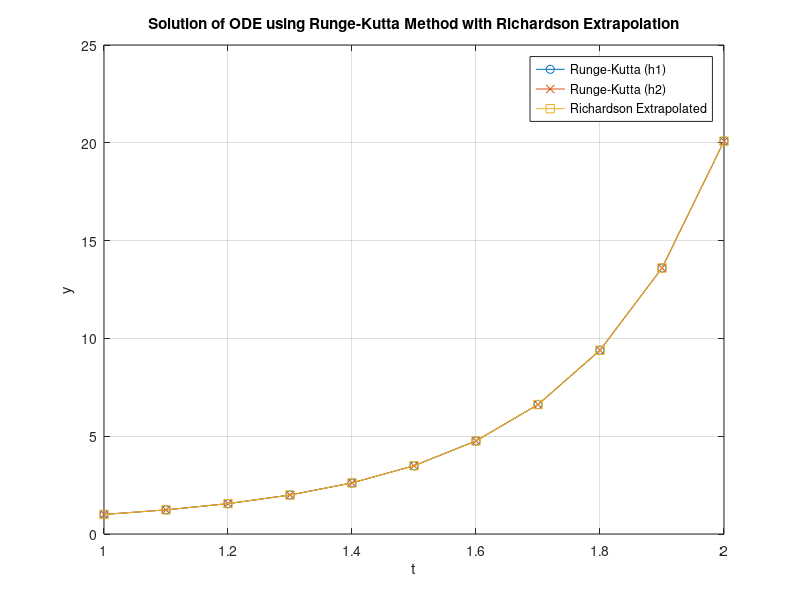

Recreate this plot in MATLAB.
% Define the differential equation dy/dt = 2ty
f = @(t, y) 2 * t * y;

% Initial conditions
t0 = 1;   % Initial time
y0 = 1;   % Initial value of the solution

% Number of steps and initial step size
n = 10;  % Number of steps
h1 = 0.1;  % Initial step size
h2 = h1 / 2;  % Refined step size

% Initialize arrays to store the solution
t1 = t0:h1:(t0 + h1 * n);
y1 = zeros(1, n+1);
y1(1) = y0;

t2 = t0:h2:(t0 + h2 * 2 * n);
y2 = zeros(1, 2*n+1);
y2(1) = y0;

% Runge-Kutta method (RK4) loop for step size h1
for i = 1:n
    k1 = h1 * f(t1(i), y1(i));
    k2 = h1 * f(t1(i) + h1/2, y1(i) + k1/2);
    k3 = h1 * f(t1(i) + h1/2, y1(i) + k2/2);
    k4 = h1 * f(t1(i) + h1, y1(i) + k3);
    y1(i+1) = y1(i) + (k1 + 2*k2 + 2*k3 + k4) / 6;
end

% Runge-Kutta method (RK4) loop for step size h2
for i = 1:2*n
    k1 = h2 * f(t2(i), y2(i));
    k2 = h2 * f(t2(i) + h2/2, y2(i) + k1/2);
    k3 = h2 * f(t2(i) + h2/2, y2(i) + k2/2);
    k4 = h2 * f(t2(i) + h2, y2(i) + k3);
    y2(i+1) = y2(i) + (k1 + 2*k2 + 2*k3 + k4) / 6;
end

% Apply Richardson Extrapolation
y_extrapolated = (4 * y2(1:2:end) - y1) / 3;

% Plot the solution
figure;
plot(t1, y1, '-o', t1, y2(1:2:end), '-x', t1, y_extrapolated, '-s');
legend('Runge-Kutta (h1)', 'Runge-Kutta (h2)', 'Richardson Extrapolated');
xlabel('t');
ylabel('y');
title('Solution of ODE using Runge-Kutta Method with Richardson Extrapolation');
grid on;
